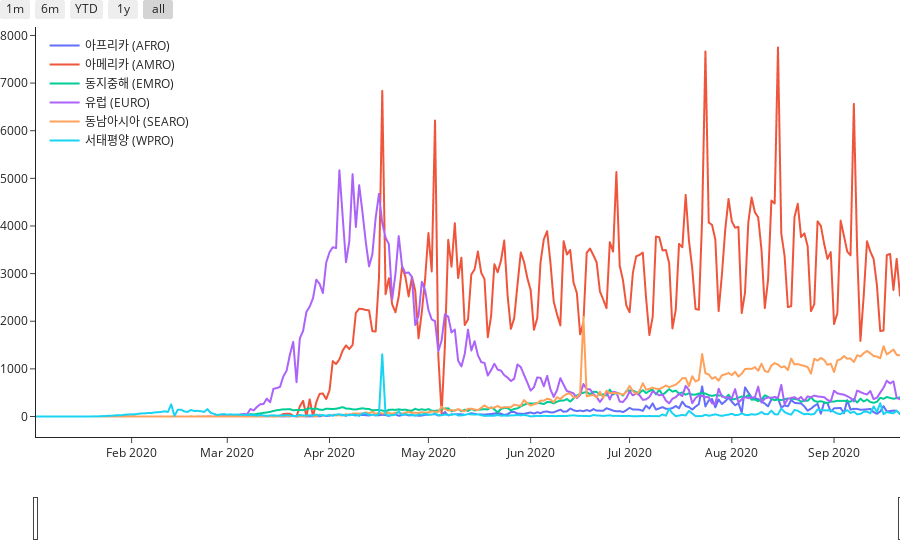

The notebook cell saved with this chart:
### Markdown cell above
### WHO 기준 세계 영역별 사망자 추세 📈
  
<br/>  

- 2020-09-21 기준
- 자료 출처 : https://www.who.int/, https://countrycode.org/
- plotly.express.line

### Code cell
import pandas as pd
import plotly.express as px
covid_who = pd.read_csv("c:/data/covid_who.csv")
covid_who = covid_who.set_index('Date_reported')
covid_who_pivot = covid_who.pivot(columns='WHO_region', values='New_deaths')
covid_who_pivot.columns = [
    '아프리카 (AFRO)', '아메리카 (AMRO)', '동지중해 (EMRO)', '유럽 (EURO)', '동남아시아 (SEARO)',
    '서태평양 (WPRO)'
]
fig = px.line(covid_who_pivot)
fig.update_layout(legend_title = None, xaxis_title=None, yaxis_title=None,
                 template="simple_white", margin=dict(l=0, r=0, t=0, b=0))
fig.update_layout(legend=dict(
    yanchor="top",
    y=0.99,
    xanchor="left",
    x=0.01
))
fig.update_layout(
    xaxis=dict(
        rangeselector=dict(
            buttons=list([
                dict(count=1,
                     label="1m",
                     step="month",
                     stepmode="backward"),
                dict(count=6,
                     label="6m",
                     step="month",
                     stepmode="backward"),
                dict(count=1,
                     label="YTD",
                     step="year",
                     stepmode="todate"),
                dict(count=1,
                     label="1y",
                     step="year",
                     stepmode="backward"),
                dict(step="all")
            ])
        ),
        rangeslider=dict(
            visible=True
        ),
        type="date"
    )
)

fig.show()

### Figure 1 — Plotly figure (JSON) as saved in the notebook; plotly's stock layout.template omitted (floating-point values rounded to 4 significant figures; data arrays with more than 128 entries replaced by an {"elided": "..."} marker saying what was removed)
{"data": [{"hovertemplate": "variable=아프리카 (AFRO)<br>Date_reported=%{x}<br>value=%{y}<extra></extra>", "legendgroup": "아프리카 (AFRO)", "line": {"color": "#636efa", "dash": "solid"}, "mode": "lines", "name": "아프리카 (AFRO)", "showlegend": true, "type": "scattergl", "x": {"elided": "263 str values"}, "xaxis": "x", "y": {"elided": "263 int values"}, "yaxis": "y"}, {"hovertemplate": "variable=아메리카 (AMRO)<br>Date_reported=%{x}<br>value=%{y}<extra></extra>", "legendgroup": "아메리카 (AMRO)", "line": {"color": "#EF553B", "dash": "solid"}, "mode": "lines", "name": "아메리카 (AMRO)", "showlegend": true, "type": "scattergl", "x": {"elided": "263 str values"}, "xaxis": "x", "y": {"elided": "263 int values"}, "yaxis": "y"}, {"hovertemplate": "variable=동지중해 (EMRO)<br>Date_reported=%{x}<br>value=%{y}<extra></extra>", "legendgroup": "동지중해 (EMRO)", "line": {"color": "#00cc96", "dash": "solid"}, "mode": "lines", "name": "동지중해 (EMRO)", "showlegend": true, "type": "scattergl", "x": {"elided": "263 str values"}, "xaxis": "x", "y": {"elided": "263 int values"}, "yaxis": "y"}, {"hovertemplate": "variable=유럽 (EURO)<br>Date_reported=%{x}<br>value=%{y}<extra></extra>", "legendgroup": "유럽 (EURO)", "line": {"color": "#ab63fa", "dash": "solid"}, "mode": "lines", "name": "유럽 (EURO)", "showlegend": true, "type": "scattergl", "x": {"elided": "263 str values"}, "xaxis": "x", "y": {"elided": "263 int values"}, "yaxis": "y"}, {"hovertemplate": "variable=동남아시아 (SEARO)<br>Date_reported=%{x}<br>value=%{y}<extra></extra>", "legendgroup": "동남아시아 (SEARO)", "line": {"color": "#FFA15A", "dash": "solid"}, "mode": "lines", "name": "동남아시아 (SEARO)", "showlegend": true, "type": "scattergl", "x": {"elided": "263 str values"}, "xaxis": "x", "y": {"elided": "263 int values"}, "yaxis": "y"}, {"hovertemplate": "variable=서태평양 (WPRO)<br>Date_reported=%{x}<br>value=%{y}<extra></extra>", "legendgroup": "서태평양 (WPRO)", "line": {"color": "#19d3f3", "dash": "solid"}, "mode": "lines", "name": "서태평양 (WPRO)", "showlegend": true, "type": "scattergl", "x": {"elided": "263 str values"}, "xaxis": "x", "y": {"elided": "263 int values"}, "yaxis": "y"}], "layout": {"legend": {"title": {}, "tracegroupgap": 0, "x": 0.01, "xanchor": "left", "y": 0.99, "yanchor": "top"}, "margin": {"b": 0, "l": 0, "r": 0, "t": 0}, "xaxis": {"anchor": "y", "domain": [0, 1], "rangeselector": {"buttons": [{"count": 1, "label": "1m", "step": "month", "stepmode": "backward"}, {"count": 6, "label": "6m", "step": "month", "stepmode": "backward"}, {"count": 1, "label": "YTD", "step": "year", "stepmode": "todate"}, {"count": 1, "label": "1y", "step": "year", "stepmode": "backward"}, {"step": "all"}]}, "rangeslider": {"visible": true}, "title": {}, "type": "date"}, "yaxis": {"anchor": "x", "domain": [0, 1], "title": {}}}}
